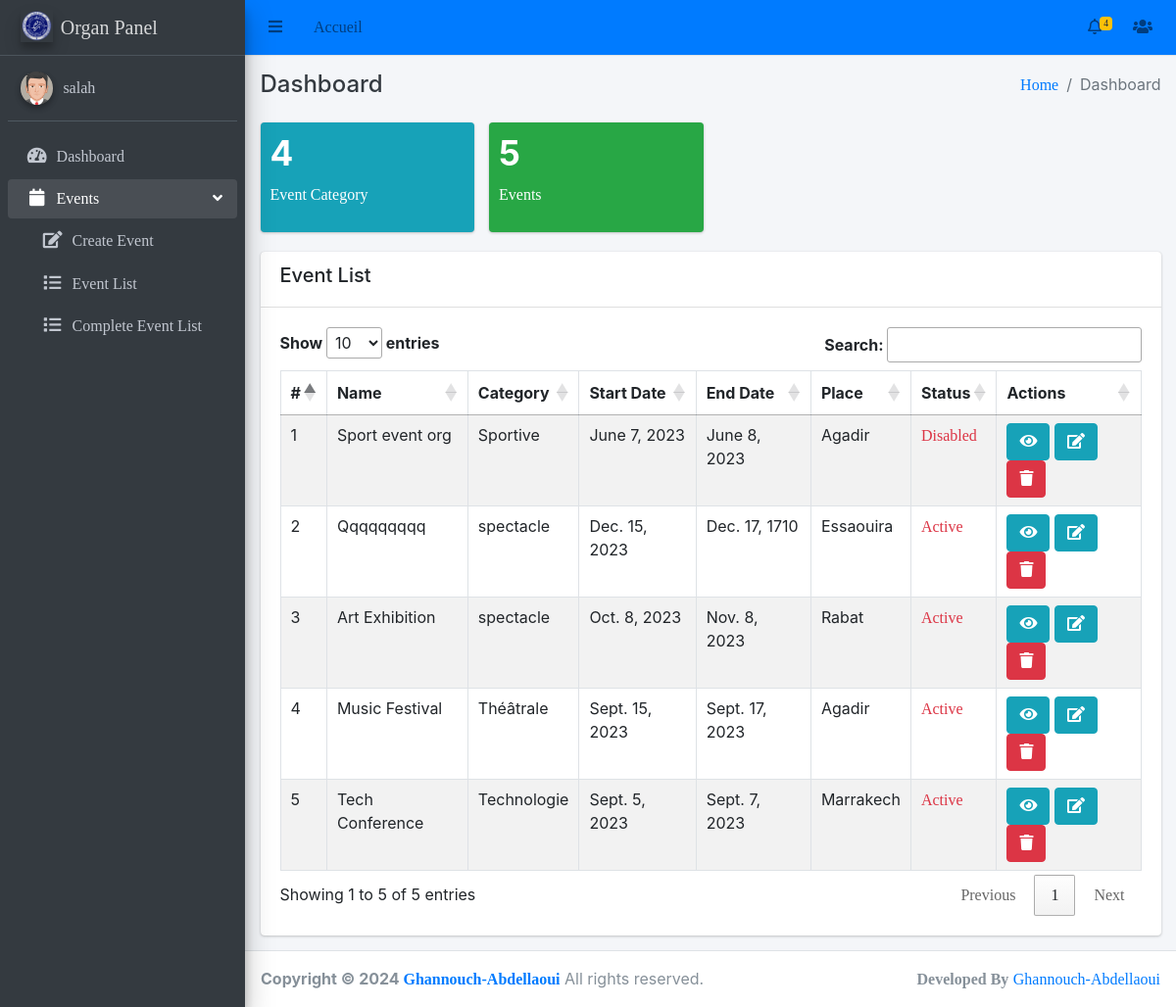
The page /organ_events/ (signed in) on the database its author committed.
### events/models.py (models this page shows, shortened)
class Event(models.Model):
    category = models.ForeignKey(EventCategory, on_delete=models.CASCADE)
    name = models.CharField(max_length=255, unique=True)
    description = RichTextUploadingField()
    job_category = models.ForeignKey(JobCategory, on_delete=models.CASCADE)
    select_scheduled_status = (
        ('yet to scheduled', 'Yet to Scheduled'),
        ('scheduled', 'Scheduled')
    )
    scheduled_status = models.CharField(max_length=25, choices=select_scheduled_status)
    venue = models.CharField(max_length=255)
    start_date = models.DateField()
    end_date = models.DateField()
    location = LocationField()
    maximum_attende = models.PositiveIntegerField()
    created_user = models.ForeignKey('auth.User', on_delete=models.CASCADE, null=True, blank=True, related_name='event_created_user')
    updated_user = models.ForeignKey('auth.User', on_delete=models.CASCADE, blank=True, null=True, related_name='event_updated_user')
    created_date = models.DateField(auto_now_add=True)
    updated_date = models.DateField(auto_now_add=True)
    last_updated = models.DateTimeField(auto_now=True)
    status_choice = (
        ('disabled', 'Disabled'),
        ('active', 'Active'),
        ('deleted', 'Deleted'),
        ('time out', 'Time Out'),
        ('completed', 'Completed'),
        ('cancel', 'Cancel'),
    )
    status = models.CharField(choices=status_choice, max_length=10)
    price = models.DecimalField(max_digits=8, decimal_places=2,null=True)
    ticket = models.OneToOneField(Ticket, on_delete=models.CASCADE, null=True,  blank=True)
    def __str__(self):
        return self.name

class EventCategory(models.Model):
    name = models.CharField(max_length=255, unique=True)
    code = models.CharField(max_length=6, unique=True)
    created_user = models.ForeignKey('auth.User', on_delete=models.CASCADE, related_name='created_user')
    updated_user = models.ForeignKey('auth.User', on_delete=models.CASCADE, related_name='updated_user')
    created_date = models.DateField(auto_now_add=True)
    updated_date = models.DateField(auto_now_add=True)
    status_choice = (
        ('active', 'Active'),
        ('deleted', 'Deleted'),
        ('blocked', 'Blocked'),
    )
    status = models.CharField(choices=status_choice, max_length=10)
    def __str__(self):
        return self.name

### gestion_even/views.py (the view)
# urls.py: path('organ_events/', dashboard_organ, name='dashboard_organ'),
@login_required(login_url='login_admin')
def dashboard_organ(request):
    event_ctg = EventCategory.objects.count()
    event = Event.objects.filter(created_user_id=request.user.id).count()
    complete_event = Event.objects.filter(created_user_id=request.user.id, status='completed').count()
    events = Event.objects.filter(created_user_id=request.user.id)    #!added
    count_noti = Event.objects.filter(created_user_id=request.user.id, status='active').count()
    noti_events = Event.objects.filter(created_user_id=request.user.id, status='active')
    event_names = [event for event in noti_events]
    context = {
        'event_ctg': event_ctg,
        'event': event,
        'complete_event': complete_event,
        'events': events,
        'count_noti':count_noti,
        'event_names':event_names,
        'noti_events':noti_events
    }
    return render(request, 'dashboard_organ.html', context)

### main/templates/dashboard_organ.html (shortened to what this page needs)
{% extends 'base/base_organ.html' %}
{% block breadcrumb %}Dashboard{% endblock breadcrumb %}
{% block content %}
<div class="row">
    <div class="col-lg-3 col-6">
      <div class="small-box bg-info">
        <div class="inner">
          {% if event_ctg %}
            <h3>{{ event_ctg }}</h3>
          {% else %}
            <h3>0</h3>
          {% endif %}
          <p>Event Category</p>
        </div>
      </div>
    </div>
    <div class="col-lg-3 col-6">
      <div class="small-box bg-success">
        <div class="inner">
          {% if event %}
            <h3>{{ event }}</h3>
          {% else %}
            <h3>0</h3>
          {% endif %}
          <p>Events</p>
        </div>
      </div>
    </div>
  </div>
  <div class="row">
    <div class="col-md-12">
        <div class="card">
            <div class="card-header">
                <div class="row">
                    <div class="col-md-5">
                        <h5>Event List</h5>
                    </div>
                </div>
            </div>
            <div class="card-body">
                  <table id="myTable" class="table table-striped table-bordered datatable dataTable no-footer"  role="grid" aria-describedby="DataTables_Table_0_info" style="border-collapse: collapse !important">
                    <thead>
                        <tr role="row">
                            <th>#</th>
                            <th>Name</th>
                            <th>Category</th>
                            <th>Start Date</th>
                            <th>End Date</th>
                            <th>Place</th>
                            <th>Status</th>
                            <th>Actions</th>
                        </tr>
                    </thead>
                    <tbody>
                        {% for event in events %}
                          <tr>
                              <td>{{ forloop.counter }}</td>
                              <td>{{ event.name|capfirst }}</td>
                              <td>{{ event.category }}</td>
                              <td>{{ event.start_date }}</td>
                              <td>{{ event.end_date }}</td>
                              <td>{{ event.venue|capfirst }}</td>
                              <td>
                                    <a href="#" class="text-danger">{{ event.status|title }}</a>
                              </td>
                              <td>
                                  <a class="btn btn-info" href="{% url 'organ:event-detail' event.pk %}" title="view">
                                      <i class="fa fa-eye"></i>
                                  </a>
                                  <a class="btn btn-info" href="{% url 'organ:event-edit' event.pk %}" title="edit">
                                    <i class="fa fa-edit"></i>
                                </a>
                                  <a class="btn btn-danger" href="{% url 'organ:event-delete' event.pk %}" title="delete">
                                      <i class="fa fa-trash"></i>
                                  </a>
                              </td>
                          </tr>
                        {% endfor %}
                    </tbody>
                </table>
            </div>
        </div>
    </div>
</div>
{% endblock content %}

### main/templates/base/sidebar_organ.html (shortened to what this page needs)
{% load static %}
<aside class="main-sidebar sidebar-dark-primary elevation-4">
    <a href="#" class="brand-link">
      <img src="{% static 'img/logo.png' %}" alt="Logo" class="brand-image elevation-3"
           style="opacity: .8">
          <span class="brand-text font-weight-light">Organ Panel</span>
    </a>
    <div class="sidebar">
      <div class="user-panel mt-3 pb-3 mb-3 d-flex">
        <div class="image">
          <img src="{% static 'img/avatar5.png' %}" class="img-circle elevation-2" alt="User Image">
        </div>
        <div class="info">
          <a href="{% url 'useracc:Yourprofile' %}" class="d-block">{{request.user}}</a>
        </div>
      </div>
      <nav class="mt-2">
        <ul class="nav nav-pills nav-sidebar flex-column" data-widget="treeview" role="menu" data-accordion="false">
          <li class="nav-item">
            <a href="{% url 'dashboard_organ' %}" class="nav-link">
              <i class="nav-icon fas fa-tachometer-alt"></i>
              <p>
                Dashboard
              </p>
            </a>
          </li>
          <li class="nav-item has-treeview menu-open">
            <a href="#" class="nav-link">
              <i class="nav-icon fas fa-calendar"></i>
              <p>
                Events
                <i class="right fas fa-angle-left"></i>
              </p>
            </a>
            <ul class="nav nav-treeview">
              <li class="nav-item ml-3">
                <a href="{% url 'organ:event-create' %}" class="nav-link">
                  <i class="far fa fa-edit nav-icon"></i>
                  <p>Create Event</p>
                </a>
              </li>
              <li class="nav-item ml-3">
                <a href="{% url 'organ:event-list' %}" class="nav-link">
                  <i class="far fa fa-list nav-icon"></i>
                  <p>Event List</p>
                </a>
              </li>
              <li class="nav-item ml-3">
                <a href="{% url 'organ:complete-event' %}" class="nav-link">
                  <i class="far fa fa-list nav-icon"></i>
                  <p>Complete Event List</p>
                </a>
              </li>
            </ul>
          </li>
        </ul>
      </nav>
    </div>
  </aside>

### rows shown on the page
Event: name "Sport event org", category "Sportive", start_date "June 7, 2023", end_date "June 8, 2023", venue "Agadir", status "Disabled"
Event: name "Qqqqqqqqq", category "spectacle", start_date "Dec. 15, 2023", end_date "Dec. 17, 1710", venue "Essaouira", status "Active"
Event: name "Art Exhibition", category "spectacle", start_date "Oct. 8, 2023", end_date "Nov. 8, 2023", venue "Rabat", status "Active"
Event: name "Music Festival", category "Théâtrale", start_date "Sept. 15, 2023", end_date "Sept. 17, 2023", venue "Agadir", status "Active"
Event: name "Tech Conference", category "Technologie", start_date "Sept. 5, 2023", end_date "Sept. 7, 2023", venue "Marrakech", status "Active"

### other values the page prints
{{ count_noti }} "4"
{{ request.user }} "salah"
{{ event_ctg }} "4"
{{ event }} "5"
